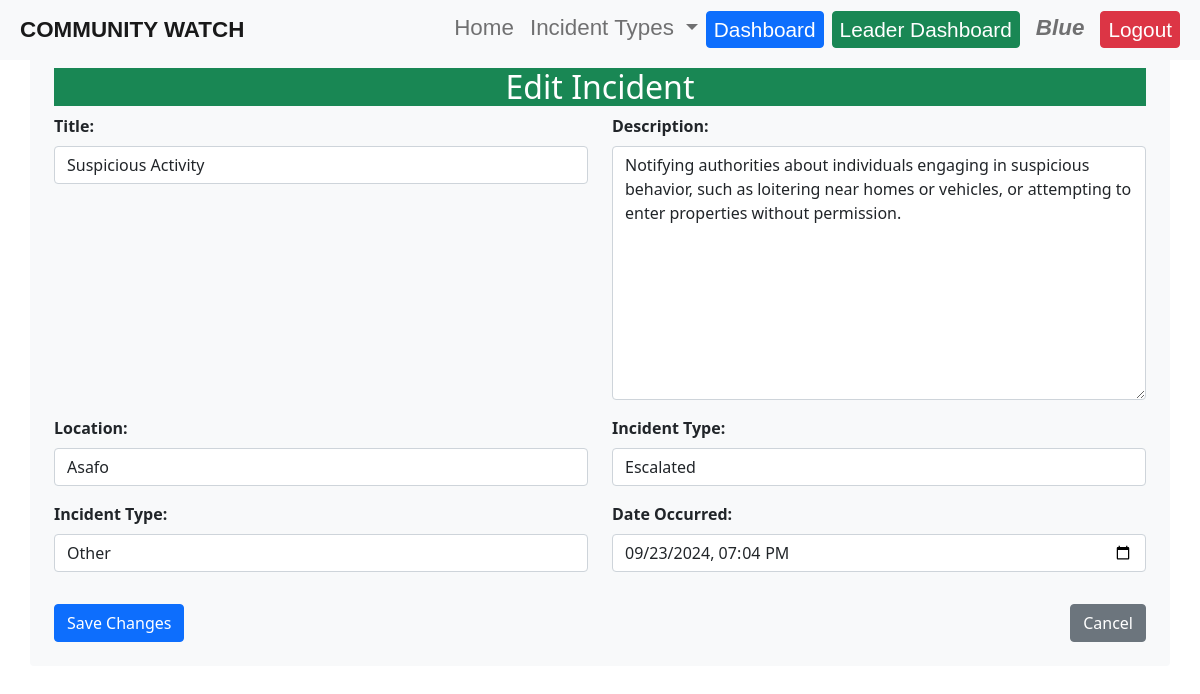
/incident/23/edit/ (signed in), run on the app's committed database.
### reports/models.py (models this page shows, shortened)
class Incident(models.Model):
    STATUS_CHOICES = [
        ('pending', 'Pending'),
        ('approved', 'Approved'),
        ('rejected', 'Rejected'),
        ('escalated', 'Escalated'),
        ('resolved', 'Resolved'),
    ]
    INCIDENT_TYPE_CHOICES = [
        ('theft', 'Theft'),
        ('vandalism', 'Vandalism'),
        ('fire', 'Fire'),
        ('accident', 'Accident'),
        ('emergency', 'Emergency'),
        ('medical', 'Medical'),
        ('police', 'Police'),
        ('other', 'Other'),
]
    title = models.CharField(max_length=200)
    description = models.TextField()
    location = models.CharField(max_length=200)
    incident_type = models.CharField(max_length=100, choices=INCIDENT_TYPE_CHOICES, default='other')
    date_occurred = models.DateTimeField(default=timezone.now)  # This allows users to set the date and time
    date_reported = models.DateTimeField(auto_now_add=True)
    reported_by = models.ForeignKey(User, on_delete=models.CASCADE)
    status = models.CharField(max_length=20, choices=STATUS_CHOICES, default='pending')
    reviewed_by = models.ForeignKey(User, on_delete=models.SET_NULL, null=True, blank=True, related_name='reviewed_incidents')

### reports/views.py (the view)
# urls.py: path('incident/<int:incident_id>/edit/', edit_incident, name='edit_incident'),
@login_required
def edit_incident(request, incident_id):
    incident = get_object_or_404(Incident, id=incident_id, reported_by=request.user)  # Ensure the user is the reporter
    if request.method == 'POST':
        form = IncidentForm(request.POST, instance=incident)
        if form.is_valid():
            form.save()
            return redirect('incident_detail', incident_id=incident.id)
    else:
        form = IncidentForm(instance=incident)
    return render(request, 'reports/edit_incident.html', {'form': form, 'incident': incident})  # Pass incident to context

### reports/forms.py
class IncidentForm(forms.ModelForm):
    class Meta:
        model = Incident
        fields = ['title', 'description', 'location', 'status', 'incident_type', 'date_occurred']  # Include date_occurred
        widgets = {
            'date_occurred': forms.DateTimeInput(attrs={
                'type': 'datetime-local',
                'step': '2'  # Allows for seconds input
            }),
        }

### reports/templatetags/custom_filters.py (called while the page is built)
@register.filter
def add_class(field, css_class):
    return field.as_widget(attrs={"class": css_class})

### reports/templates/reports/edit_incident.html (shortened to what this page needs)
{% extends 'base.html' %}
{% load custom_filters %}
{% block content %}
    <div class="container my-4 bg-light rounded p-4">
        <h2 class="bg-success text-white text-center" style="margin-top: 20px;">Edit Incident</h2>
        <form method="post">
            <div class="row">
                <div class="col-md-6 mb-3">
                    <label for="id_title" class="form-label"><strong>Title:</strong></label>
                    {{ form.title|add_class:"form-control w-100" }}
                </div>
                <div class="col-md-6 mb-3">
                    <label for="id_description" class="form-label"><strong>Description:</strong></label>
                    {{ form.description|add_class:"form-control w-100" }}
                </div>
                <div class="col-md-6 mb-3">
                    <label for="id_location" class="form-label"><strong>Location:</strong></label>
                    {{ form.location|add_class:"form-control w-100" }}
                </div>
                <div class="col-md-6 mb-3">
                    <label for="incident.get_status_display" class="form-label"><strong>Incident Type:</strong></label>
                    {{ form.status|add_class:"form-control w-100" }}
                </div>
                <div class="col-md-6 mb-3">
                    <label for="id_incident_type" class="form-label"><strong>Incident Type:</strong></label>
                    {{ form.incident_type|add_class:"form-control w-100" }}
                </div>
                <div class="col-md-6 mb-3">
                    <label for="id_date_occurred" class="form-label"><strong>Date Occurred:</strong></label>
                    <input type="datetime-local" name="date_occurred" id="id_date_occurred" class="form-control w-100" required
                           value="{{ form.date_occurred.value|date:'Y-m-d\TH:i'|default:'' }}">
                </div>
            </div>
            <div class="d-flex justify-content-between mt-3">
                <button type="submit" class="btn btn-primary">Save Changes</button>
                <a href="{% url 'incident_detail' incident.id %}" class="btn btn-secondary">Cancel</a>
            </div>
        </form>
    </div>
{% endblock %}

### templates/base.html (shortened to what this page needs)
{% load static %}
<!DOCTYPE html>
<html lang="en">
    <link href="https://cdn.jsdelivr.net/npm/bootstrap@5.1.3/dist/css/bootstrap.min.css" rel="stylesheet">
    <link href="{% static 'css/style.css' %}" rel="stylesheet">
    <link rel="stylesheet" href="https://use.fontawesome.com/releases/v5.13.0/css/all.css">
</head>
<body>
    <header>
        <nav class="navbar navbar-expand-lg navbar-light bg-light fixed-top">
            <a class="navbar-brand" href="{% url 'home' %}">COMMUNITY WATCH</a>
            <div class="collapse navbar-collapse" id="navbarNav">
                <ul class="navbar-nav ms-auto">
                    <li class="nav-item">
                        <a class="nav-link navbar-text" href="{% url 'home' %}">Home</a>
                    </li>
                    <li class="nav-item dropdown">
                        <a class="nav-link dropdown-toggle navbar-text" href="#" id="navbarDropdown" role="button" data-bs-toggle="dropdown" aria-expanded="false">
                            Incident Types
                        </a>
                    </li>
                    {% if user.is_authenticated %}
                        <li class="nav-item">
                            <a class="btn btn-primary me-2 btn-text" href="{% url 'dashboard' %}">Dashboard</a>
                        </li>
                        {% if user.groups.all.0.name == 'Community Leaders' %}
                            <li class="nav-item">
                                <a class="btn btn-success me-2 btn-text" href="{% url 'leader_dashboard' %}">Leader Dashboard</a>
                            </li>
                        {% endif %}
                        <li class="nav-item">
                        <p class="mb-0 me-2 nav-link username">{{ user.username }}</p>
                        </li>
                        <li class="nav-item">
                            <a class="btn btn-danger btn-text" href="{% url 'logout' %}">Logout</a>
                        </li>
                    {% endif %}
                </ul>
            </div>
        </nav>
    </header>
    <main>
        {% block content %}
        {% endblock %}
    </main>
</body>
</html>

### static/css/style.css (style rules this page uses)
body { margin: auto; }
.navbar-brand { margin-left: 20px; font-family: Verdana, Geneva, Tahoma, sans-serif; font-weight: 900; font-size: 1.4rem; margin-top: 0%; margin-bottom: 0%; }
.navbar-text { font-family: 'Gill Sans', 'Gill Sans MT', Calibri, 'Trebuchet MS', sans-serif; font-size: 1.4rem; font-weight: 500; padding: 0%; }
.navbar-collapse { margin-right: 20px; margin-left: 20px; }
.btn-text { font-family: 'Gill Sans', 'Gill Sans MT', Calibri, 'Trebuchet MS', sans-serif; font-size: 1.3rem; font-weight: 500; padding: 2px 7px; }
.username { font-family: 'Gill Sans', 'Gill Sans MT', Calibri, 'Trebuchet MS', sans-serif; font-size: 1.4rem; font-style: italic; font-weight: 600; padding: 0%; }

### data on the page
Incident: title "Suspicious Activity", description "Notifying authorities about individuals engaging in suspicious behavior, such as loitering near homes or vehicles, or attempting to enter properties without permission.", location "Asafo", status "Escalated", incident_type "Other"

### other printed values
{{ user.username }} "Blue"
